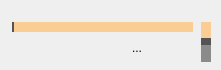
<?xml version="1.0" encoding="UTF-8"?>
<ui version="4.0">
 <class>PlayerWidgetForm</class>
 <widget class="QWidget" name="PlayerWidgetForm">
  <property name="geometry">
   <rect>
    <x>0</x>
    <y>0</y>
    <width>221</width>
    <height>70</height>
   </rect>
  </property>
  <property name="minimumSize">
   <size>
    <width>221</width>
    <height>70</height>
   </size>
  </property>
  <property name="maximumSize">
   <size>
    <width>221</width>
    <height>70</height>
   </size>
  </property>
  <property name="windowTitle">
   <string/>
  </property>
  <widget class="QWidget" name="layoutWidget">
   <property name="geometry">
    <rect>
     <x>12</x>
     <y>32</y>
     <width>181</width>
     <height>32</height>
    </rect>
   </property>
   <layout class="QHBoxLayout" name="horizontalLayout">
    <property name="spacing">
     <number>0</number>
    </property>
    <item>
     <widget class="QToolButton" name="previous">
      <property name="minimumSize">
       <size>
        <width>0</width>
        <height>0</height>
       </size>
      </property>
      <property name="maximumSize">
       <size>
        <width>30</width>
        <height>30</height>
       </size>
      </property>
      <property name="toolTip">
       <string>Prev (Ctrl+Z)</string>
      </property>
      <property name="styleSheet">
       <string notr="true">border-top: 3px transparent;
border-bottom: 3px transparent;
border-right: 3px transparent;
border-left: 3px transparent;</string>
      </property>
      <property name="text">
       <string/>
      </property>
      <property name="icon">
       <iconset resource="../resources/resources.qrc">
        <normaloff>:/images_ui/images/player_start.png</normaloff>:/images_ui/images/player_start.png</iconset>
      </property>
      <property name="iconSize">
       <size>
        <width>36</width>
        <height>36</height>
       </size>
      </property>
      <property name="shortcut">
       <string>Z</string>
      </property>
     </widget>
    </item>
    <item>
     <widget class="QToolButton" name="play">
      <property name="minimumSize">
       <size>
        <width>0</width>
        <height>0</height>
       </size>
      </property>
      <property name="maximumSize">
       <size>
        <width>30</width>
        <height>30</height>
       </size>
      </property>
      <property name="toolTip">
       <string>Play (Ctrl+X)</string>
      </property>
      <property name="accessibleDescription">
       <string/>
      </property>
      <property name="styleSheet">
       <string notr="true">border-top: 3px transparent;
border-bottom: 3px transparent;
border-right: 3px transparent;
border-left: 3px transparent;</string>
      </property>
      <property name="text">
       <string/>
      </property>
      <property name="icon">
       <iconset resource="../resources/resources.qrc">
        <normaloff>:/images_ui/images/player_play.png</normaloff>:/images_ui/images/player_play.png</iconset>
      </property>
      <property name="iconSize">
       <size>
        <width>36</width>
        <height>36</height>
       </size>
      </property>
      <property name="shortcut">
       <string>X</string>
      </property>
     </widget>
    </item>
    <item>
     <widget class="QToolButton" name="pause">
      <property name="minimumSize">
       <size>
        <width>0</width>
        <height>0</height>
       </size>
      </property>
      <property name="maximumSize">
       <size>
        <width>30</width>
        <height>30</height>
       </size>
      </property>
      <property name="toolTip">
       <string>Pause (Ctrl+C)</string>
      </property>
      <property name="styleSheet">
       <string notr="true">border-top: 3px transparent;
border-bottom: 3px transparent;
border-right: 3px transparent;
border-left: 3px transparent;
</string>
      </property>
      <property name="text">
       <string/>
      </property>
      <property name="icon">
       <iconset resource="../resources/resources.qrc">
        <normaloff>:/images_ui/images/player_pause.png</normaloff>:/images_ui/images/player_pause.png</iconset>
      </property>
      <property name="iconSize">
       <size>
        <width>36</width>
        <height>36</height>
       </size>
      </property>
      <property name="shortcut">
       <string>C</string>
      </property>
      <property name="checkable">
       <bool>false</bool>
      </property>
      <property name="autoRaise">
       <bool>false</bool>
      </property>
     </widget>
    </item>
    <item>
     <widget class="QToolButton" name="stop">
      <property name="maximumSize">
       <size>
        <width>30</width>
        <height>30</height>
       </size>
      </property>
      <property name="toolTip">
       <string>Stop (Ctrl+V)</string>
      </property>
      <property name="styleSheet">
       <string notr="true">border-top: transparent;
border-bottom: transparent;
border-right: transparent;
border-left: transparent;
</string>
      </property>
      <property name="text">
       <string>...</string>
      </property>
      <property name="icon">
       <iconset resource="../resources/resources.qrc">
        <normaloff>:/images_ui/images/player_stop.png</normaloff>:/images_ui/images/player_stop.png</iconset>
      </property>
      <property name="iconSize">
       <size>
        <width>36</width>
        <height>36</height>
       </size>
      </property>
      <property name="shortcut">
       <string>V</string>
      </property>
     </widget>
    </item>
    <item>
     <widget class="QToolButton" name="next">
      <property name="minimumSize">
       <size>
        <width>0</width>
        <height>0</height>
       </size>
      </property>
      <property name="maximumSize">
       <size>
        <width>30</width>
        <height>30</height>
       </size>
      </property>
      <property name="toolTip">
       <string>Next (Ctrl+B)</string>
      </property>
      <property name="styleSheet">
       <string notr="true">border-top: 3px transparent;
border-bottom: 3px transparent;
border-right: 3px transparent;
border-left: 3px transparent;
hovered: true;</string>
      </property>
      <property name="text">
       <string/>
      </property>
      <property name="icon">
       <iconset resource="../resources/resources.qrc">
        <normaloff>:/images_ui/images/player_end.png</normaloff>:/images_ui/images/player_end.png</iconset>
      </property>
      <property name="iconSize">
       <size>
        <width>36</width>
        <height>36</height>
       </size>
      </property>
      <property name="shortcut">
       <string>B</string>
      </property>
     </widget>
    </item>
   </layout>
  </widget>
  <widget class="QSlider" name="rewind">
   <property name="geometry">
    <rect>
     <x>12</x>
     <y>22</y>
     <width>181</width>
     <height>10</height>
    </rect>
   </property>
   <property name="minimumSize">
    <size>
     <width>181</width>
     <height>10</height>
    </size>
   </property>
   <property name="maximumSize">
    <size>
     <width>181</width>
     <height>10</height>
    </size>
   </property>
   <property name="styleSheet">
    <string notr="true">QSlider::groove:horizontal {
	background: red;
    position: absolute;
}

QSlider::handle:horizontal {
	height: 1px;
    background: #545454;
    margin: 0 -3px;
}

QSlider::add-page:horizontal {
	background: #facd95;
}

QSlider::sub-page:horizontal {
	background: #8b8b8b;
}</string>
   </property>
   <property name="orientation">
    <enum>Qt::Horizontal</enum>
   </property>
   <property name="tickPosition">
    <enum>QSlider::NoTicks</enum>
   </property>
  </widget>
  <widget class="QSlider" name="volume">
   <property name="geometry">
    <rect>
     <x>201</x>
     <y>22</y>
     <width>10</width>
     <height>40</height>
    </rect>
   </property>
   <property name="minimumSize">
    <size>
     <width>10</width>
     <height>40</height>
    </size>
   </property>
   <property name="maximumSize">
    <size>
     <width>10</width>
     <height>40</height>
    </size>
   </property>
   <property name="styleSheet">
    <string notr="true">QSlider::groove:vertical {
         background: black;
         position: absolute;        
}

QSlider::handle:vertical {
       height: 7px;
       background: #545454;
}

QSlider::add-page:vertical {
	background: #8b8b8b;
}

QSlider::sub-page:vertical {
	background: #facd95;
}</string>
   </property>
   <property name="value">
    <number>50</number>
   </property>
   <property name="orientation">
    <enum>Qt::Vertical</enum>
   </property>
   <property name="tickPosition">
    <enum>QSlider::NoTicks</enum>
   </property>
  </widget>
  <widget class="QLabel" name="info">
   <property name="geometry">
    <rect>
     <x>12</x>
     <y>7</y>
     <width>181</width>
     <height>15</height>
    </rect>
   </property>
   <property name="minimumSize">
    <size>
     <width>181</width>
     <height>15</height>
    </size>
   </property>
   <property name="maximumSize">
    <size>
     <width>181</width>
     <height>15</height>
    </size>
   </property>
   <property name="text">
    <string/>
   </property>
  </widget>
 </widget>
 <resources>
  <include location="../resources/resources.qrc"/>
 </resources>
 <connections/>
</ui>
